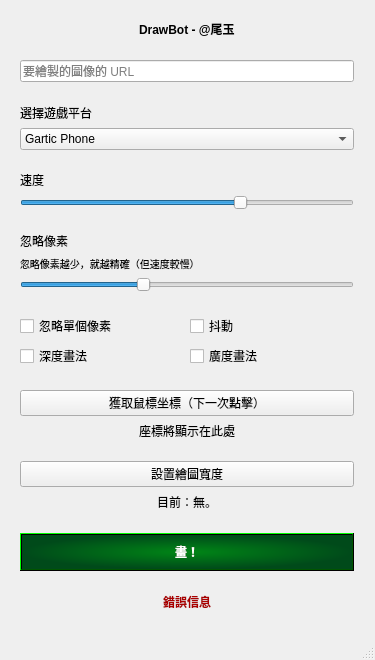
<?xml version="1.0" encoding="UTF-8"?>
<ui version="4.0">
 <class>MainWindow</class>
 <widget class="QMainWindow" name="MainWindow">
  <property name="geometry">
   <rect>
    <x>0</x>
    <y>0</y>
    <width>375</width>
    <height>660</height>
   </rect>
  </property>
  <property name="windowTitle">
   <string>DrawBot</string>
  </property>
  <widget class="QWidget" name="centralwidget">
   <widget class="QWidget" name="verticalLayoutWidget">
    <property name="geometry">
     <rect>
      <x>0</x>
      <y>0</y>
      <width>374</width>
      <height>631</height>
     </rect>
    </property>
    <layout class="QVBoxLayout" name="verticalLayout">
     <property name="leftMargin">
      <number>20</number>
     </property>
     <property name="topMargin">
      <number>20</number>
     </property>
     <property name="rightMargin">
      <number>20</number>
     </property>
     <property name="bottomMargin">
      <number>20</number>
     </property>
     <item alignment="Qt::AlignHCenter|Qt::AlignVCenter">
      <widget class="QLabel" name="title">
       <property name="styleSheet">
        <string notr="true">font-weight:bold;</string>
       </property>
       <property name="text">
        <string>DrawBot - @尾玉</string>
       </property>
      </widget>
     </item>
     <item>
      <spacer name="verticalSpacer">
       <property name="orientation">
        <enum>Qt::Vertical</enum>
       </property>
       <property name="sizeHint" stdset="0">
        <size>
         <width>20</width>
         <height>40</height>
        </size>
       </property>
      </spacer>
     </item>
     <item>
      <widget class="QLineEdit" name="urlTextBox">
       <property name="text">
        <string/>
       </property>
       <property name="placeholderText">
        <string>要繪製的圖像的 URL</string>
       </property>
      </widget>
     </item>
     <item>
      <spacer name="verticalSpacer_5">
       <property name="orientation">
        <enum>Qt::Vertical</enum>
       </property>
       <property name="sizeHint" stdset="0">
        <size>
         <width>20</width>
         <height>40</height>
        </size>
       </property>
      </spacer>
     </item>
     <item>
      <widget class="QLabel" name="appLabel">
       <property name="styleSheet">
        <string notr="true"/>
       </property>
       <property name="text">
        <string>選擇遊戲平台</string>
       </property>
      </widget>
     </item>
     <item>
      <widget class="QComboBox" name="appBox">
       <item>
        <property name="text">
         <string>Gartic Phone</string>
        </property>
       </item>
       <item>
        <property name="text">
         <string>Skribbl</string>
        </property>
       </item>
       <item>
        <property name="text">
         <string>Paint</string>
        </property>
       </item>
       <item>
        <property name="text">
         <string>Gartic</string>
        </property>
       </item>
      </widget>
     </item>
     <item>
      <spacer name="verticalSpacer_3">
       <property name="orientation">
        <enum>Qt::Vertical</enum>
       </property>
       <property name="sizeHint" stdset="0">
        <size>
         <width>20</width>
         <height>40</height>
        </size>
       </property>
      </spacer>
     </item>
     <item>
      <widget class="QLabel" name="speedLabel">
       <property name="text">
        <string>速度</string>
       </property>
      </widget>
     </item>
     <item>
      <widget class="QSlider" name="speedSlider">
       <property name="minimum">
        <number>1</number>
       </property>
       <property name="maximum">
        <number>4</number>
       </property>
       <property name="value">
        <number>3</number>
       </property>
       <property name="orientation">
        <enum>Qt::Horizontal</enum>
       </property>
      </widget>
     </item>
     <item>
      <spacer name="verticalSpacer_6">
       <property name="orientation">
        <enum>Qt::Vertical</enum>
       </property>
       <property name="sizeHint" stdset="0">
        <size>
         <width>20</width>
         <height>40</height>
        </size>
       </property>
      </spacer>
     </item>
     <item>
      <widget class="QLabel" name="skippedPixelsLabel">
       <property name="text">
        <string>忽略像素</string>
       </property>
      </widget>
     </item>
     <item>
      <widget class="QLabel" name="label_4">
       <property name="styleSheet">
        <string notr="true">font-size: 10px;</string>
       </property>
       <property name="text">
        <string>忽略像素越少，就越精確（但速度較慢）</string>
       </property>
      </widget>
     </item>
     <item>
      <widget class="QSlider" name="skippedPixelSlider">
       <property name="minimum">
        <number>1</number>
       </property>
       <property name="maximum">
        <number>12</number>
       </property>
       <property name="singleStep">
        <number>1</number>
       </property>
       <property name="value">
        <number>5</number>
       </property>
       <property name="orientation">
        <enum>Qt::Horizontal</enum>
       </property>
      </widget>
     </item>
     <item>
      <spacer name="verticalSpacer_4">
       <property name="orientation">
        <enum>Qt::Vertical</enum>
       </property>
       <property name="sizeHint" stdset="0">
        <size>
         <width>20</width>
         <height>40</height>
        </size>
       </property>
      </spacer>
     </item>
     <item>
      <layout class="QHBoxLayout" name="horizontalLayout">
       <item>
        <widget class="QCheckBox" name="ignorePixelBox">
         <property name="text">
          <string>忽略單個像素</string>
         </property>
        </widget>
       </item>
       <item>
        <widget class="QCheckBox" name="ditherBox_2">
         <property name="text">
          <string>抖動</string>
         </property>
        </widget>
       </item>
      </layout>
     </item>
     <item>
      <layout class="QHBoxLayout" name="horizontalLayout_2">
       <item>
        <widget class="QCheckBox" name="ditherBox_3">
         <property name="text">
          <string>深度畫法</string>
         </property>
        </widget>
       </item>
       <item>
        <widget class="QCheckBox" name="ditherBox_5">
         <property name="text">
          <string>廣度畫法</string>
         </property>
        </widget>
       </item>
      </layout>
     </item>
     <item>
      <spacer name="verticalSpacer_2">
       <property name="orientation">
        <enum>Qt::Vertical</enum>
       </property>
       <property name="sizeHint" stdset="0">
        <size>
         <width>20</width>
         <height>40</height>
        </size>
       </property>
      </spacer>
     </item>
     <item>
      <widget class="QPushButton" name="coordinateButton">
       <property name="text">
        <string>獲取鼠標坐標（下一次點擊）</string>
       </property>
      </widget>
     </item>
     <item alignment="Qt::AlignHCenter">
      <widget class="QLabel" name="MouseCoordinateLabel">
       <property name="text">
        <string>座標將顯示在此處</string>
       </property>
      </widget>
     </item>
     <item>
      <spacer name="verticalSpacer_8">
       <property name="orientation">
        <enum>Qt::Vertical</enum>
       </property>
       <property name="sizeHint" stdset="0">
        <size>
         <width>20</width>
         <height>40</height>
        </size>
       </property>
      </spacer>
     </item>
     <item>
      <widget class="QPushButton" name="setBoundsButton">
       <property name="text">
        <string>設置繪圖寬度</string>
       </property>
      </widget>
     </item>
     <item alignment="Qt::AlignHCenter">
      <widget class="QLabel" name="widthLabel">
       <property name="text">
        <string>目前：無。</string>
       </property>
      </widget>
     </item>
     <item>
      <spacer name="verticalSpacer_9">
       <property name="orientation">
        <enum>Qt::Vertical</enum>
       </property>
       <property name="sizeHint" stdset="0">
        <size>
         <width>20</width>
         <height>40</height>
        </size>
       </property>
      </spacer>
     </item>
     <item>
      <widget class="QPushButton" name="drawButton">
       <property name="palette">
        <palette>
         <active>
          <colorrole role="WindowText">
           <brush brushstyle="SolidPattern">
            <color alpha="255">
             <red>255</red>
             <green>255</green>
             <blue>255</blue>
            </color>
           </brush>
          </colorrole>
          <colorrole role="Button">
           <brush brushstyle="RadialGradientPattern">
            <gradient centralx="0.500000000000000" centraly="0.500000000000000" focalx="0.500000000000000" focaly="0.500000000000000" radius="0.500000000000000" type="RadialGradient" spread="PadSpread" coordinatemode="ObjectBoundingMode">
             <gradientstop position="0.000000000000000">
              <color alpha="255">
               <red>0</red>
               <green>134</green>
               <blue>22</blue>
              </color>
             </gradientstop>
             <gradientstop position="1.000000000000000">
              <color alpha="255">
               <red>0</red>
               <green>74</green>
               <blue>26</blue>
              </color>
             </gradientstop>
            </gradient>
           </brush>
          </colorrole>
          <colorrole role="Light">
           <brush brushstyle="SolidPattern">
            <color alpha="255">
             <red>0</red>
             <green>255</green>
             <blue>0</blue>
            </color>
           </brush>
          </colorrole>
          <colorrole role="Midlight">
           <brush brushstyle="SolidPattern">
            <color alpha="255">
             <red>0</red>
             <green>212</green>
             <blue>0</blue>
            </color>
           </brush>
          </colorrole>
          <colorrole role="Dark">
           <brush brushstyle="SolidPattern">
            <color alpha="255">
             <red>0</red>
             <green>85</green>
             <blue>0</blue>
            </color>
           </brush>
          </colorrole>
          <colorrole role="Mid">
           <brush brushstyle="SolidPattern">
            <color alpha="255">
             <red>0</red>
             <green>113</green>
             <blue>0</blue>
            </color>
           </brush>
          </colorrole>
          <colorrole role="Text">
           <brush brushstyle="SolidPattern">
            <color alpha="255">
             <red>255</red>
             <green>255</green>
             <blue>255</blue>
            </color>
           </brush>
          </colorrole>
          <colorrole role="BrightText">
           <brush brushstyle="SolidPattern">
            <color alpha="255">
             <red>255</red>
             <green>255</green>
             <blue>255</blue>
            </color>
           </brush>
          </colorrole>
          <colorrole role="ButtonText">
           <brush brushstyle="SolidPattern">
            <color alpha="255">
             <red>255</red>
             <green>255</green>
             <blue>255</blue>
            </color>
           </brush>
          </colorrole>
          <colorrole role="Base">
           <brush brushstyle="RadialGradientPattern">
            <gradient centralx="0.500000000000000" centraly="0.500000000000000" focalx="0.500000000000000" focaly="0.500000000000000" radius="0.500000000000000" type="RadialGradient" spread="PadSpread" coordinatemode="ObjectBoundingMode">
             <gradientstop position="0.000000000000000">
              <color alpha="255">
               <red>0</red>
               <green>134</green>
               <blue>22</blue>
              </color>
             </gradientstop>
             <gradientstop position="1.000000000000000">
              <color alpha="255">
               <red>0</red>
               <green>74</green>
               <blue>26</blue>
              </color>
             </gradientstop>
            </gradient>
           </brush>
          </colorrole>
          <colorrole role="Window">
           <brush brushstyle="RadialGradientPattern">
            <gradient centralx="0.500000000000000" centraly="0.500000000000000" focalx="0.500000000000000" focaly="0.500000000000000" radius="0.500000000000000" type="RadialGradient" spread="PadSpread" coordinatemode="ObjectBoundingMode">
             <gradientstop position="0.000000000000000">
              <color alpha="255">
               <red>0</red>
               <green>134</green>
               <blue>22</blue>
              </color>
             </gradientstop>
             <gradientstop position="1.000000000000000">
              <color alpha="255">
               <red>0</red>
               <green>74</green>
               <blue>26</blue>
              </color>
             </gradientstop>
            </gradient>
           </brush>
          </colorrole>
          <colorrole role="Shadow">
           <brush brushstyle="SolidPattern">
            <color alpha="255">
             <red>0</red>
             <green>0</green>
             <blue>0</blue>
            </color>
           </brush>
          </colorrole>
          <colorrole role="AlternateBase">
           <brush brushstyle="SolidPattern">
            <color alpha="255">
             <red>127</red>
             <green>212</green>
             <blue>127</blue>
            </color>
           </brush>
          </colorrole>
          <colorrole role="ToolTipBase">
           <brush brushstyle="SolidPattern">
            <color alpha="255">
             <red>255</red>
             <green>255</green>
             <blue>220</blue>
            </color>
           </brush>
          </colorrole>
          <colorrole role="ToolTipText">
           <brush brushstyle="SolidPattern">
            <color alpha="255">
             <red>0</red>
             <green>0</green>
             <blue>0</blue>
            </color>
           </brush>
          </colorrole>
         </active>
         <inactive>
          <colorrole role="WindowText">
           <brush brushstyle="SolidPattern">
            <color alpha="255">
             <red>255</red>
             <green>255</green>
             <blue>255</blue>
            </color>
           </brush>
          </colorrole>
          <colorrole role="Button">
           <brush brushstyle="RadialGradientPattern">
            <gradient centralx="0.500000000000000" centraly="0.500000000000000" focalx="0.500000000000000" focaly="0.500000000000000" radius="0.500000000000000" type="RadialGradient" spread="PadSpread" coordinatemode="ObjectBoundingMode">
             <gradientstop position="0.000000000000000">
              <color alpha="255">
               <red>0</red>
               <green>134</green>
               <blue>22</blue>
              </color>
             </gradientstop>
             <gradientstop position="1.000000000000000">
              <color alpha="255">
               <red>0</red>
               <green>74</green>
               <blue>26</blue>
              </color>
             </gradientstop>
            </gradient>
           </brush>
          </colorrole>
          <colorrole role="Light">
           <brush brushstyle="SolidPattern">
            <color alpha="255">
             <red>0</red>
             <green>255</green>
             <blue>0</blue>
            </color>
           </brush>
          </colorrole>
          <colorrole role="Midlight">
           <brush brushstyle="SolidPattern">
            <color alpha="255">
             <red>0</red>
             <green>212</green>
             <blue>0</blue>
            </color>
           </brush>
          </colorrole>
          <colorrole role="Dark">
           <brush brushstyle="SolidPattern">
            <color alpha="255">
             <red>0</red>
             <green>85</green>
             <blue>0</blue>
            </color>
           </brush>
          </colorrole>
          <colorrole role="Mid">
           <brush brushstyle="SolidPattern">
            <color alpha="255">
             <red>0</red>
             <green>113</green>
             <blue>0</blue>
            </color>
           </brush>
          </colorrole>
          <colorrole role="Text">
           <brush brushstyle="SolidPattern">
            <color alpha="255">
             <red>255</red>
             <green>255</green>
             <blue>255</blue>
            </color>
           </brush>
          </colorrole>
          <colorrole role="BrightText">
           <brush brushstyle="SolidPattern">
            <color alpha="255">
             <red>255</red>
             <green>255</green>
             <blue>255</blue>
            </color>
           </brush>
          </colorrole>
          <colorrole role="ButtonText">
           <brush brushstyle="SolidPattern">
            <color alpha="255">
             <red>255</red>
             <green>255</green>
             <blue>255</blue>
            </color>
           </brush>
          </colorrole>
          <colorrole role="Base">
           <brush brushstyle="RadialGradientPattern">
            <gradient centralx="0.500000000000000" centraly="0.500000000000000" focalx="0.500000000000000" focaly="0.500000000000000" radius="0.500000000000000" type="RadialGradient" spread="PadSpread" coordinatemode="ObjectBoundingMode">
             <gradientstop position="0.000000000000000">
              <color alpha="255">
               <red>0</red>
               <green>134</green>
               <blue>22</blue>
              </color>
             </gradientstop>
             <gradientstop position="1.000000000000000">
              <color alpha="255">
               <red>0</red>
               <green>74</green>
               <blue>26</blue>
              </color>
             </gradientstop>
            </gradient>
           </brush>
          </colorrole>
          <colorrole role="Window">
           <brush brushstyle="RadialGradientPattern">
            <gradient centralx="0.500000000000000" centraly="0.500000000000000" focalx="0.500000000000000" focaly="0.500000000000000" radius="0.500000000000000" type="RadialGradient" spread="PadSpread" coordinatemode="ObjectBoundingMode">
             <gradientstop position="0.000000000000000">
              <color alpha="255">
               <red>0</red>
               <green>134</green>
               <blue>22</blue>
              </color>
             </gradientstop>
             <gradientstop position="1.000000000000000">
              <color alpha="255">
               <red>0</red>
               <green>74</green>
               <blue>26</blue>
              </color>
             </gradientstop>
            </gradient>
           </brush>
          </colorrole>
          <colorrole role="Shadow">
           <brush brushstyle="SolidPattern">
            <color alpha="255">
             <red>0</red>
             <green>0</green>
             <blue>0</blue>
            </color>
           </brush>
          </colorrole>
          <colorrole role="AlternateBase">
           <brush brushstyle="SolidPattern">
            <color alpha="255">
             <red>127</red>
             <green>212</green>
             <blue>127</blue>
            </color>
           </brush>
          </colorrole>
          <colorrole role="ToolTipBase">
           <brush brushstyle="SolidPattern">
            <color alpha="255">
             <red>255</red>
             <green>255</green>
             <blue>220</blue>
            </color>
           </brush>
          </colorrole>
          <colorrole role="ToolTipText">
           <brush brushstyle="SolidPattern">
            <color alpha="255">
             <red>0</red>
             <green>0</green>
             <blue>0</blue>
            </color>
           </brush>
          </colorrole>
         </inactive>
         <disabled>
          <colorrole role="WindowText">
           <brush brushstyle="SolidPattern">
            <color alpha="255">
             <red>255</red>
             <green>255</green>
             <blue>255</blue>
            </color>
           </brush>
          </colorrole>
          <colorrole role="Button">
           <brush brushstyle="RadialGradientPattern">
            <gradient centralx="0.500000000000000" centraly="0.500000000000000" focalx="0.500000000000000" focaly="0.500000000000000" radius="0.500000000000000" type="RadialGradient" spread="PadSpread" coordinatemode="ObjectBoundingMode">
             <gradientstop position="0.000000000000000">
              <color alpha="255">
               <red>0</red>
               <green>134</green>
               <blue>22</blue>
              </color>
             </gradientstop>
             <gradientstop position="1.000000000000000">
              <color alpha="255">
               <red>0</red>
               <green>74</green>
               <blue>26</blue>
              </color>
             </gradientstop>
            </gradient>
           </brush>
          </colorrole>
          <colorrole role="Light">
           <brush brushstyle="SolidPattern">
            <color alpha="255">
             <red>0</red>
             <green>255</green>
             <blue>0</blue>
            </color>
           </brush>
          </colorrole>
          <colorrole role="Midlight">
           <brush brushstyle="SolidPattern">
            <color alpha="255">
             <red>0</red>
             <green>212</green>
             <blue>0</blue>
            </color>
           </brush>
          </colorrole>
          <colorrole role="Dark">
           <brush brushstyle="SolidPattern">
            <color alpha="255">
             <red>0</red>
             <green>85</green>
             <blue>0</blue>
            </color>
           </brush>
          </colorrole>
          <colorrole role="Mid">
           <brush brushstyle="SolidPattern">
            <color alpha="255">
             <red>0</red>
             <green>113</green>
             <blue>0</blue>
            </color>
           </brush>
          </colorrole>
          <colorrole role="Text">
           <brush brushstyle="SolidPattern">
            <color alpha="255">
             <red>255</red>
             <green>255</green>
             <blue>255</blue>
            </color>
           </brush>
          </colorrole>
          <colorrole role="BrightText">
           <brush brushstyle="SolidPattern">
            <color alpha="255">
             <red>255</red>
             <green>255</green>
             <blue>255</blue>
            </color>
           </brush>
          </colorrole>
          <colorrole role="ButtonText">
           <brush brushstyle="SolidPattern">
            <color alpha="255">
             <red>255</red>
             <green>255</green>
             <blue>255</blue>
            </color>
           </brush>
          </colorrole>
          <colorrole role="Base">
           <brush brushstyle="RadialGradientPattern">
            <gradient centralx="0.500000000000000" centraly="0.500000000000000" focalx="0.500000000000000" focaly="0.500000000000000" radius="0.500000000000000" type="RadialGradient" spread="PadSpread" coordinatemode="ObjectBoundingMode">
             <gradientstop position="0.000000000000000">
              <color alpha="255">
               <red>0</red>
               <green>134</green>
               <blue>22</blue>
              </color>
             </gradientstop>
             <gradientstop position="1.000000000000000">
              <color alpha="255">
               <red>0</red>
               <green>74</green>
               <blue>26</blue>
              </color>
             </gradientstop>
            </gradient>
           </brush>
          </colorrole>
          <colorrole role="Window">
           <brush brushstyle="RadialGradientPattern">
            <gradient centralx="0.500000000000000" centraly="0.500000000000000" focalx="0.500000000000000" focaly="0.500000000000000" radius="0.500000000000000" type="RadialGradient" spread="PadSpread" coordinatemode="ObjectBoundingMode">
             <gradientstop position="0.000000000000000">
              <color alpha="255">
               <red>0</red>
               <green>134</green>
               <blue>22</blue>
              </color>
             </gradientstop>
             <gradientstop position="1.000000000000000">
              <color alpha="255">
               <red>0</red>
               <green>74</green>
               <blue>26</blue>
              </color>
             </gradientstop>
            </gradient>
           </brush>
          </colorrole>
          <colorrole role="Shadow">
           <brush brushstyle="SolidPattern">
            <color alpha="255">
             <red>0</red>
             <green>0</green>
             <blue>0</blue>
            </color>
           </brush>
          </colorrole>
          <colorrole role="AlternateBase">
           <brush brushstyle="SolidPattern">
            <color alpha="255">
             <red>0</red>
             <green>170</green>
             <blue>0</blue>
            </color>
           </brush>
          </colorrole>
          <colorrole role="ToolTipBase">
           <brush brushstyle="SolidPattern">
            <color alpha="255">
             <red>255</red>
             <green>255</green>
             <blue>220</blue>
            </color>
           </brush>
          </colorrole>
          <colorrole role="ToolTipText">
           <brush brushstyle="SolidPattern">
            <color alpha="255">
             <red>0</red>
             <green>0</green>
             <blue>0</blue>
            </color>
           </brush>
          </colorrole>
         </disabled>
        </palette>
       </property>
       <property name="styleSheet">
        <string notr="true">background-color: qradialgradient(spread:pad, cx:0.5, cy:0.5, radius:0.5, fx:0.5, fy:0.5, stop:0 rgba(0, 134, 22, 255), stop:1 rgba(0, 74, 26, 255));
font-weight: bold;
color: white;
height: 30px;
</string>
       </property>
       <property name="text">
        <string>畫！</string>
       </property>
      </widget>
     </item>
     <item>
      <spacer name="verticalSpacer_7">
       <property name="orientation">
        <enum>Qt::Vertical</enum>
       </property>
       <property name="sizeHint" stdset="0">
        <size>
         <width>20</width>
         <height>40</height>
        </size>
       </property>
      </spacer>
     </item>
     <item alignment="Qt::AlignHCenter">
      <widget class="QLabel" name="errorLabel">
       <property name="styleSheet">
        <string notr="true">color: rgb(170, 0, 0);
font-weight: bold;
</string>
       </property>
       <property name="text">
        <string>錯誤信息</string>
       </property>
      </widget>
     </item>
    </layout>
   </widget>
  </widget>
  <widget class="QMenuBar" name="menubar">
   <property name="geometry">
    <rect>
     <x>0</x>
     <y>0</y>
     <width>375</width>
     <height>25</height>
    </rect>
   </property>
  </widget>
  <widget class="QStatusBar" name="statusbar"/>
 </widget>
 <resources/>
 <connections/>
</ui>
